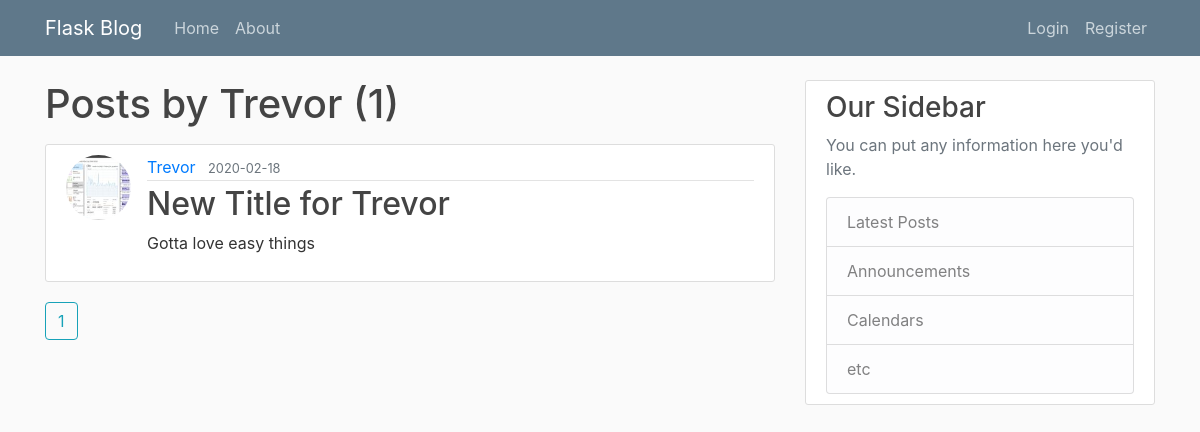
Before: /user/Trevor with the older database file.
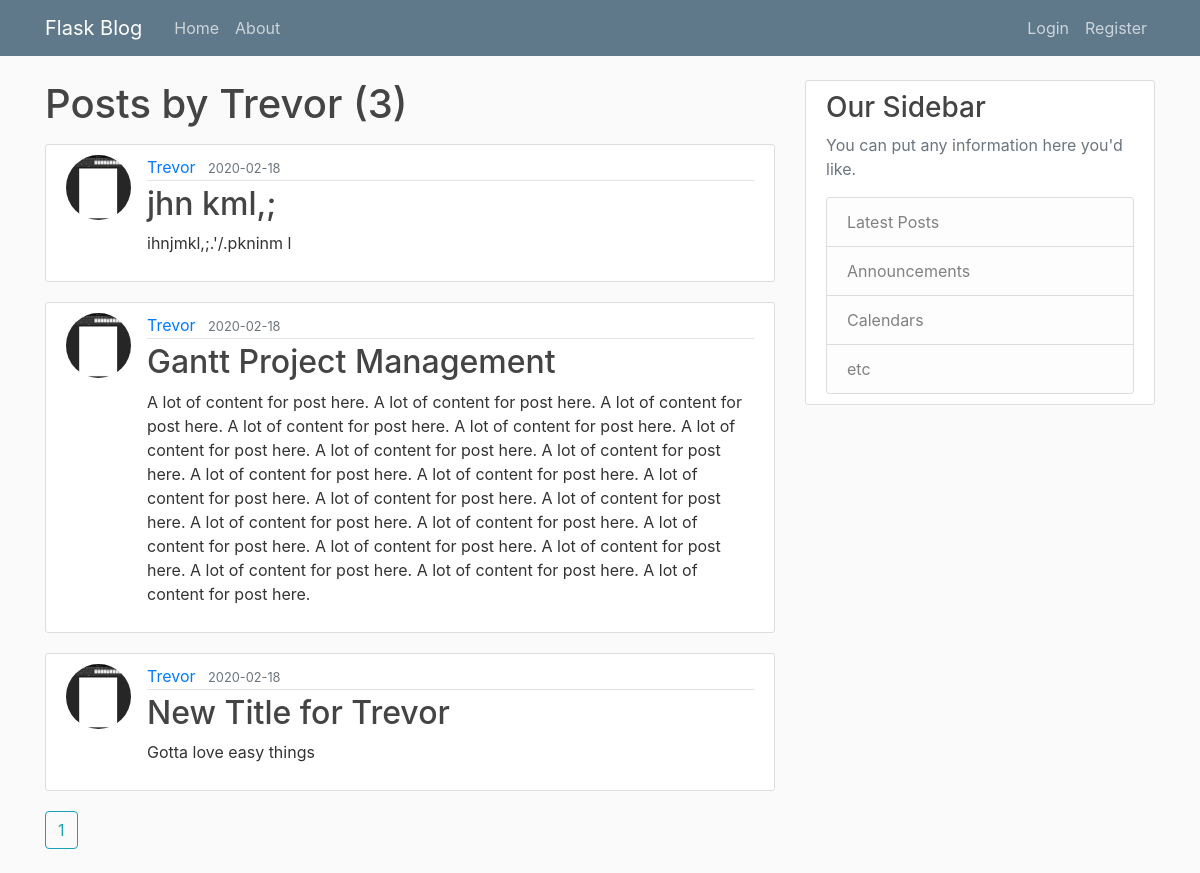
After: the same page with the newer database file.
### flaskblog/models.py (models this page shows, shortened)
class User(db.Model, UserMixin):
    id = db.Column(db.Integer, primary_key=True)
    username = db.Column(db.String(20), unique=True, nullable=False)
    email = db.Column(db.String(120), unique=True, nullable=False)
    image_file = db.Column(db.String(20), nullable=False, default='default.jpg')
    password = db.Column(db.String(60), nullable=False)
    posts = db.relationship('Post', backref='author', lazy=True)

class Post(db.Model):
    id = db.Column(db.Integer, primary_key=True)
    title = db.Column(db.String(100), unique=True, nullable=False)
    date_posted = db.Column(db.DateTime, nullable=False, default=datetime.utcnow)
    content = db.Column(db.Text, nullable=False)
    user_id = db.Column(db.Integer, db.ForeignKey('user.id'), nullable=False)

### flaskblog/users/routes.py (the view)
@users.route('/user/<string:username>')
def user_posts(username):
    user = User.query.filter_by(username=username).first_or_404()
    page = request.args.get('page', 1, type=int)
    posts = Post.query.filter_by(author=user) \
        .order_by(Post.date_posted.desc()) \
        .paginate(page=page, per_page=3)
    return render_template('user_posts.html', posts=posts, user=user)

### flaskblog/templates/user_posts.html
{% extends "layout.html" %}
{% block content %}
    <div><h1 class="mb-3">
        Posts by {{ user.username }} ({{ posts.total }})
    </h1></div>
    {%for post in posts.items%}
    <article class="media content-section">
        <img src="{{ url_for('static', filename='profile/'+post.author.image_file) }}" class="rounded-circle article-img"
             alt="{{ post.author.username }}'s picture">
        <div class="media-body">
          <div class="article-metadata">
            <a class="mr-2" href="{{ url_for('users.user_posts', username=post.author.username) }}">{{ post.author.username }}</a>
            <small class="text-muted">{{ post.date_posted.strftime('%Y-%m-%d') }}</small>
          </div>
          <h2><a class="article-title" href="{{ url_for('posts.post', post_id=post.id) }}">{{ post.title }}</a></h2>
          <p class="article-content">{{ post.content }}</p>
        </div>
      </article>
      {%endfor%}
    {%for page_num in posts.iter_pages()%}
        {% if page_num %}
            <a class="btn btn-outline-info mb-4" href="{{ url_for('users.user_posts', username=user.username, page=page_num) }}">{{ page_num }}</a>
        {% else %}
            ...
        {% endif %}
    {%endfor%}
{% endblock %}

### flaskblog/templates/layout.html (shortened to what this page needs)
<!DOCTYPE html>
<html lang="en">
<head>
    <link rel="stylesheet" href="https://maxcdn.bootstrapcdn.com/bootstrap/4.0.0/css/bootstrap.min.css"
>
    <link rel="stylesheet" type="text/css" href="{{ url_for('static', filename='main.css')}}">
</head>
<body>
    <header class="site-header">
        <nav class="navbar navbar-expand-md navbar-dark bg-steel fixed-top">
          <div class="container">
            <a class="navbar-brand mr-4" href="/">Flask Blog</a>
            <div class="collapse navbar-collapse" id="navbarToggle">
              <div class="navbar-nav mr-auto">
                <a class="nav-item nav-link" href="{{url_for('main.home')}}">Home</a>
                <a class="nav-item nav-link" href="{{url_for('main.about')}}">About</a>
              </div>
                <div class="navbar-nav">
                {% if current_user.is_authenticated %}
                    <a class="nav-item nav-link" href="{{ url_for('posts.new_post')}}">Create a Post</a>
                    <a class="nav-item nav-link" href="{{ url_for('users.account')}}">Account</a>
                    <a class="nav-item nav-link" href="{{ url_for('users.logout') }}">Logout</a>
                {% else %}
                    <a class="nav-item nav-link" href="{{ url_for('users.login') }}">Login</a>
                    <a class="nav-item nav-link" href="{{ url_for('users.register') }}">Register</a>
                {% endif %}
                </div>
            </div>
          </div>
        </nav>
      </header>
    <main role="main" class="container">
        <div class="row">
          <div class="col-md-8">
          {% block content %}{% endblock %}
          </div>
          <div class="col-md-4">
            <div class="content-section">
              <h3>Our Sidebar</h3>
                <p class='text-muted'>You can put any information here you'd like.</p>
                <ul class="list-group">
                  <li class="list-group-item list-group-item-light">Latest Posts</li>
                  <li class="list-group-item list-group-item-light">Announcements</li>
                  <li class="list-group-item list-group-item-light">Calendars</li>
                  <li class="list-group-item list-group-item-light">etc</li>
                </ul>
            </div>
          </div>
        </div>
      </main>
</body>
</html>

### flaskblog/static/main.css (style rules this page uses)
body { background: #fafafa; color: #333333; margin-top: 5rem; }
h1, h2, h3, h4, h5, h6 { color: #444444; }
.bg-steel { background-color: #5f788a; }
.site-header .navbar-nav .nav-link { color: #cbd5db; }
.content-section { background: #ffffff; padding: 10px 20px; border: 1px solid #dddddd; border-radius: 3px; margin-bottom: 20px; }
.article-title { color: #444444; }
.article-content { white-space: pre-line; }
.article-img { height: 65px; width: 65px; margin-right: 16px; }
.article-metadata { padding-bottom: 1px; margin-bottom: 4px; border-bottom: 1px solid #e3e3e3 }

Changed rows visible on the page:
added Post: image_file (picture), author.username "Trevor", date_posted "2020-02-18", title "jhn kml,;", content "ihnjmkl,;.'/.pkninm l"
added Post: image_file (picture), author.username "Trevor", date_posted "2020-02-18", title "Gantt Project Management", content "A lot of content for post here. A lot of content for post here. A lot of content for post here. A lot of content for post here. A lot of content for post here. A lot of content for post here. A lot of content for post here. A lot of content for post here. A lot of content for post here. A lot of content for post here. A lot of content for post here. A lot of content for post here. A lot of content for post here. A lot of content for post here. A lot of content for post here. A lot of content for post here. A lot of content for post here. A lot of content for post here. A lot of content for post here. A lot of content for post here. A lot of content for post here."
changed through a linked row, Post "New Title for Trevor": image_file: a different picture
Other visible differences:
{{ posts.total }}: "1" → "3"
